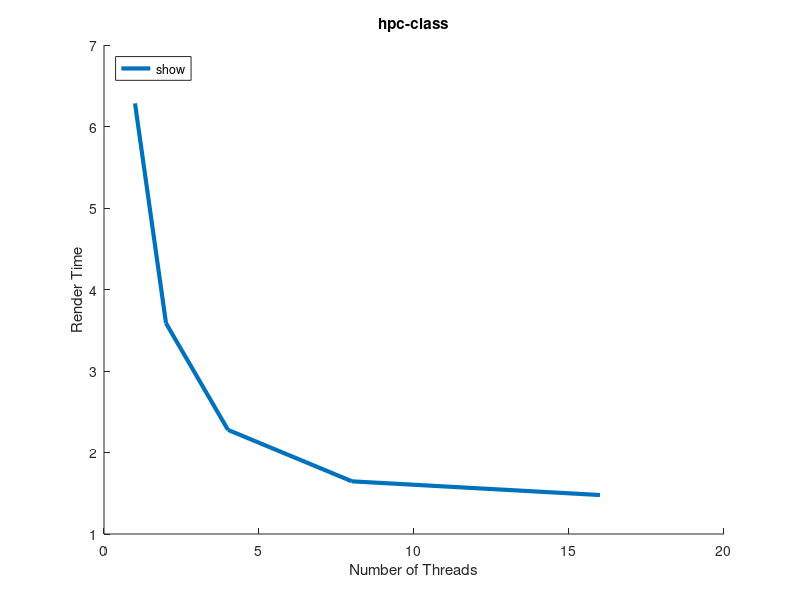

This chart was generated by the following MATLAB code:
function dynamic4
clear all;
close all;
hold on;

x = [1 2 4 8 16];

t0 = [ 6.283623 3.586096 2.277317 1.646120 1.478188 ];
plot(x, t0, 'LineWidth', 3, 'DisplayName', 'models/ironman.obj 3840x2160');

title('hpc-class');
xlabel('Number of Threads');
ylabel('Render Time');
legend('show', 'Location', 'NorthWest');

